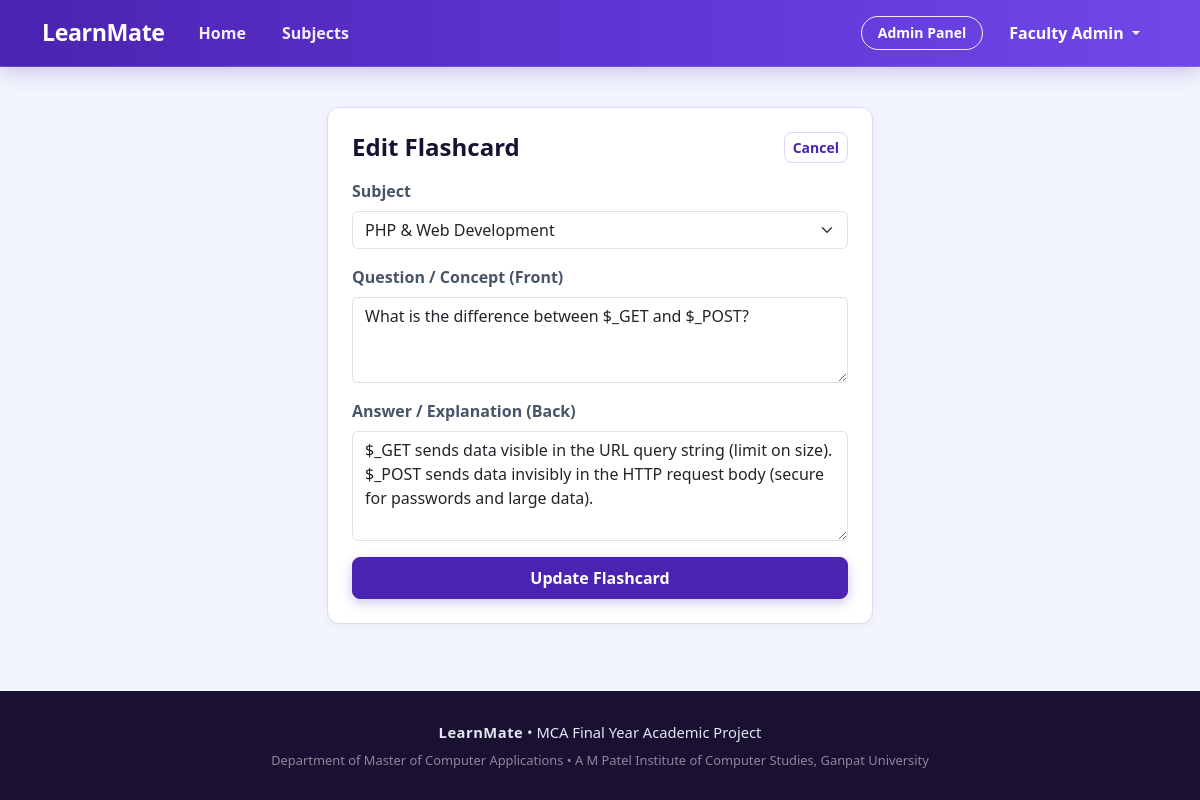
The app's page /admin-panel/flashcards/edit/8/ (signed in) with its own data.
### main_app/models.py (models this page shows, shortened)
class Subject(models.Model):
    subject_id = models.AutoField(primary_key=True)
    subject_name = models.CharField(max_length=100)
    description = models.TextField()
    image = models.ImageField(upload_to='subjects/', null=True, blank=True, help_text="Upload subject cover image")
    image_url = models.URLField(max_length=500, null=True, blank=True, help_text="Or paste direct web image URL")
    created_by = models.ForeignKey(User, on_delete=models.CASCADE, related_name='subjects_created')
    created_at = models.DateTimeField(auto_now_add=True)
    def __str__(self):
        return self.subject_name
    class Meta:
        db_table = 'subject'
        verbose_name = 'Subject'
        verbose_name_plural = 'Subjects'

class Flashcard(models.Model):
    flashcard_id = models.AutoField(primary_key=True)
    subject = models.ForeignKey(Subject, on_delete=models.CASCADE, related_name='flashcards')
    question = models.TextField(help_text="Front of flashcard: Question or Concept")
    answer = models.TextField(help_text="Back of flashcard: Explanation or Answer")
    created_by = models.ForeignKey(User, on_delete=models.CASCADE)
    created_at = models.DateTimeField(auto_now_add=True)
    class Meta:
        db_table = 'flashcard'
        verbose_name = 'Flashcard'
        verbose_name_plural = 'Flashcards'

### main_app/views.py (the view)
# urls.py: path('admin-panel/flashcards/edit/<int:flashcard_id>/', views.admin_edit_flashcard, name='admin_edit_flashcard'),
@login_required
@user_passes_test(is_admin)
def admin_edit_flashcard(request, flashcard_id):
    card = get_object_or_404(Flashcard, flashcard_id=flashcard_id)
    subject_id = card.subject.subject_id
    if request.method == 'POST':
        form = FlashcardForm(request.POST, instance=card)
        if form.is_valid():
            updated_card = form.save()
            messages.success(request, "Flashcard updated successfully!")
            return redirect('admin_subject_flashcards', subject_id=updated_card.subject.subject_id)
        else:
            messages.error(request, "Failed to update flashcard. Please check the form errors below.")
    else:
        form = FlashcardForm(instance=card)
    return render(request, 'admin_panel/edit_flashcard.html', {
        'form': form,
        'card': card,
        'subject': card.subject
    })

### main_app/forms.py
class FlashcardForm(forms.ModelForm):
    class Meta:
        model = Flashcard
        fields = ['subject', 'question', 'answer']
        widgets = {
            'subject': forms.Select(attrs={'class': 'form-select'}),
            'question': forms.Textarea(attrs={'class': 'form-control', 'rows': 3, 'placeholder': 'e.g. How do you declare a variable in Python?'}),
            'answer': forms.Textarea(attrs={'class': 'form-control', 'rows': 4, 'placeholder': 'e.g. name = "Alice"\nage = 25'}),
        }

### main_app/views.py (called while the page is built)
def is_admin(user):
    if not user.is_authenticated:
        return False
    if user.is_superuser or user.is_staff:
        return True
    try:
        return user.profile.role == 'admin'
    except Exception:
        return False

### templates/admin_panel/edit_flashcard.html (shortened to what this page needs)
{% extends 'base.html' %}
{% block content %}
<div class="container py-3">
    <div class="row justify-content-center">
        <div class="col-md-6">
            <div class="custom-card p-4">
                <div class="d-flex justify-content-between align-items-center mb-3">
                    <h4 class="fw-bold mb-0">Edit Flashcard</h4>
                    <a href="{% url 'admin_subject_flashcards' card.subject.subject_id %}" class="btn btn-outline-secondary btn-sm">Cancel</a>
                </div>
                <form method="POST">
                    <div class="mb-3">
                        <label class="form-label fw-semibold">Subject</label>
                        {{ form.subject }}
                    </div>
                    <div class="mb-3">
                        <label class="form-label fw-semibold">Question / Concept (Front)</label>
                        {{ form.question }}
                    </div>
                    <div class="mb-3">
                        <label class="form-label fw-semibold">Answer / Explanation (Back)</label>
                        {{ form.answer }}
                    </div>
                    <button type="submit" class="btn btn-primary w-100 fw-semibold">
                        Update Flashcard
                    </button>
                </form>
            </div>
        </div>
    </div>
</div>
{% endblock %}

### templates/base.html (shortened to what this page needs)
{% load static %}
<!DOCTYPE html>
<html lang="en">
<head>
    <link href="https://cdn.jsdelivr.net/npm/bootstrap@5.3.0/dist/css/bootstrap.min.css" rel="stylesheet">
    <link rel="stylesheet" href="https://cdn.jsdelivr.net/npm/bootstrap-icons@1.11.3/font/bootstrap-icons.min.css">
    <link rel="stylesheet" href="{% static 'css/style.css' %}?v=8.0">
</head>
<body>
    <nav class="navbar navbar-expand-lg navbar-custom sticky-top">
        <div class="container">
            <a class="navbar-brand" href="{% url 'home' %}">
                LearnMate
            </a>
            <div class="collapse navbar-collapse" id="navbarMain">
                <ul class="navbar-nav me-auto mb-2 mb-lg-0">
                    <li class="nav-item">
                        <a class="nav-link {% if request.resolver_match.url_name == 'home' %}active{% endif %}"
                            href="{% url 'home' %}">Home</a>
                    </li>
                    <li class="nav-item">
                        <a class="nav-link {% if request.resolver_match.url_name == 'courses' or request.resolver_match.url_name == 'course_detail' %}active{% endif %}"
                            href="{% url 'courses' %}">Subjects</a>
                    </li>
                </ul>
                <ul class="navbar-nav ms-auto align-items-center">
                    {% if user.is_authenticated %}
                    {% if user.profile.role == 'admin' or user.is_superuser %}
                    <li class="nav-item me-2">
                        <a class="btn btn-sm btn-outline-primary" href="{% url 'admin_dashboard' %}">
                            Admin Panel
                        </a>
                    </li>
                    {% else %}
                    <li class="nav-item me-2">
                        <a class="btn btn-sm btn-outline-primary" href="{% url 'dashboard' %}">
                            Dashboard
                        </a>
                    </li>
                    {% endif %}
                    <li class="nav-item dropdown">
                        <a class="nav-link dropdown-toggle font-weight-bold" href="#" id="userMenu" role="button"
                            data-bs-toggle="dropdown">
                            {{ user.first_name|default:user.username }}
                        </a>
                    </li>
                    {% endif %}
                </ul>
            </div>
        </div>
    </nav>
    <main class="py-4">
        {% block content %}{% endblock %}
    </main>
    <footer>
        <div class="container text-center">
            <div class="mb-2">
                <span class="fw-bold" style="letter-spacing: 0.5px;">LearnMate</span> • MCA Final Year Academic Project
            </div>
            <div class="small text-white-50">
                Department of Master of Computer Applications • A M Patel Institute of Computer Studies, Ganpat
                University
            </div>
        </div>
    </footer>
</body>
</html>

### static/css/style.css (style rules this page uses)
:root { --color-primary: #4b23b1; --color-primary-dark: #38178a; --color-primary-light: #ede8fc; --color-accent-periwinkle: #6e44e6; --color-dark-heading: #1a1032; --color-body-text: #475569; --color-muted-text: #6b7280; --color-bg-canvas: #f2f5fd; --color-card-surface: #ffffff; --color-border: #ded6f7; --primary-color: #4b23b1; --primary-dark: #38178a; --primary-light: #ede8fc; --secondary-color: #64748b; --accent-color: #6e44e6; --success-color: #10b981; --danger-color: #ef4444; --warning-color: #f59e0b; --background: #f2f5fd; --card-bg: #ffffff; --text-main: #1a1032; --text-body: #475569; --text-muted: #6b7280; --border-color: #ded6f7; }
body { font-family: 'Segoe UI', -apple-system, BlinkMacSystemFont, Roboto, Helvetica, Arial, sans-serif; background-color: var(--background); color: var(--text-body); min-height: 100vh; display: flex; flex-direction: column; }
h1, h2, h3, h4, h5, h6 { color: var(--color-dark-heading); font-weight: 700; }
a { color: var(--color-primary); text-decoration: none; transition: color 0.2s ease; }
main { flex: 1 0 auto; }
.navbar-custom { background: linear-gradient(90deg, #4b23b1 0%, #5d35d2 50%, #7048e8 100%) !important; border-bottom: 1px solid rgba(255, 255, 255, 0.15); box-shadow: 0 4px 20px rgba(75, 35, 177, 0.25); padding-top: 0.65rem; padding-bottom: 0.65rem; }
.navbar-custom .navbar-brand { font-weight: 800; color: #ffffff !important; font-size: 1.45rem; letter-spacing: -0.4px; display: inline-flex; align-items: center; }
.navbar-custom .nav-link { font-weight: 600; color: rgba(255, 255, 255, 0.92) !important; padding: 0.45rem 1rem !important; position: relative; border-radius: 20px; transition: all 0.2s ease; margin: 0 2px; }
.navbar-custom .btn-outline-primary, .navbar-custom .btn-outline-light { color: #ffffff !important; border: 1.5px solid rgba(255, 255, 255, 0.9) !important; background-color: transparent !important; border-radius: 20px !important; font-weight: 600; padding: 0.35rem 1rem !important; transition: all 0.2s ease; }
.navbar-custom .dropdown-toggle { color: #ffffff !important; font-weight: 600; }
.btn-primary { background-color: var(--color-primary) !important; border-color: var(--color-primary) !important; color: #ffffff !important; font-weight: 600; border-radius: 8px; padding: 8px 18px; transition: all 0.2s ease; box-shadow: 0 4px 12px rgba(75, 35, 177, 0.25); }
.btn-outline-primary { color: var(--color-primary) !important; border-color: var(--color-primary) !important; background-color: transparent !important; font-weight: 600; border-radius: 8px; transition: all 0.2s ease; }
.btn-secondary, .btn-outline-secondary { color: var(--color-primary) !important; border-color: var(--color-border) !important; background-color: #ffffff !important; font-weight: 600; border-radius: 8px; transition: all 0.2s ease; }
.custom-card { background: #ffffff; border: 1.5px solid var(--border-color); border-radius: 12px; box-shadow: 0 2px 10px rgba(75, 35, 177, 0.04); margin-bottom: 20px; }
footer { background-color: var(--color-dark-heading); color: #e2e8f0; padding: 30px 0; font-size: 0.92rem; margin-top: auto; }

### records on screen
Subject: subject "PHP & Web Development"
Flashcard: question "What is the difference between $_GET and $_POST?", answer "$_GET sends data visible in the URL query string (limit on size). $_POST sends data invisibly in the HTTP request body (secure for passwords and large data)."

### other values on screen
{{ user.first_name|default:user.username }} "Faculty Admin"
